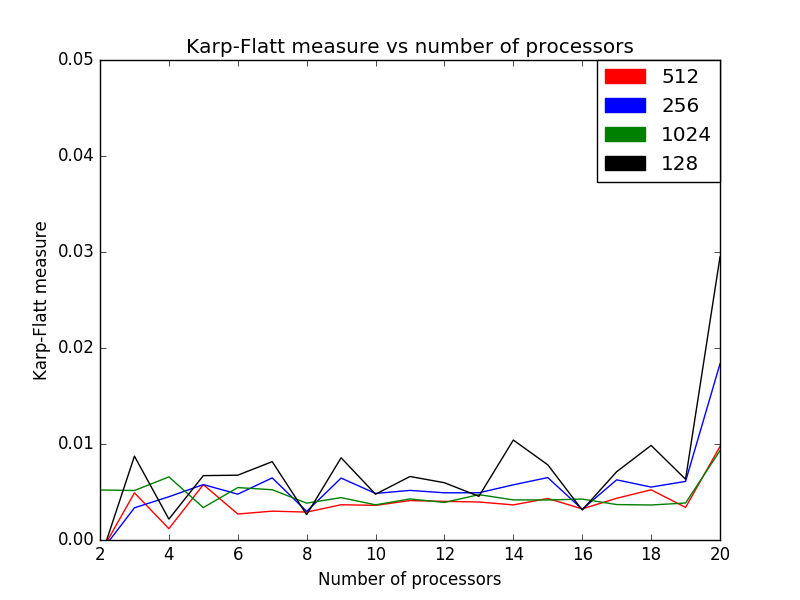

This chart was generated by the following Python code:
import matplotlib.pyplot as plt
import sys
import matplotlib.patches as mpatches
# import csv
with open("file.txt") as f:
	x = f.readlines()
	s = [float(y) for y in x]
	i=0
	s1 = [s[1:21], s[22:42], s[43:63], s[64:84]]
	line_name = [int(s[0]), int(s[21]), int(s[42]), int(s[63])]
	print(line_name)
	print(s1)


np = range(1,21)
sp1 = []
spp1 = []
kf1 = []
for i in [1,2,3,4]:
	sp = []
	spp = []
	kf = []
	for j in range(len(s1[i-1])):
		psi = s1[i-1][0]/s1[i-1][j]
		eff = psi/(j+1) 
		sp.append(psi)
		spp.append(eff)
		if j!=0:
			kf.append((j+1-psi)/(psi*j))
		else:
			kf.append(1.0)
	sp1.append(sp)
	spp1.append(spp)
	kf1.append(kf)
plt.title("Karp-Flatt measure vs number of processors")
plt.xlabel("Number of processors")
plt.ylabel("Karp-Flatt measure")
i=0
plt.ylim(ymin=0, ymax = 0.05)
color = ['red', 'blue', 'green', 'black']
for x in kf1:
	plt.plot(np[1:], x[1:], color = color[i], label = line_name[i])
	# plt.savefig("eff"+str(line_name[i])+".png")
	# plt.show()
	i+=1
red = mpatches.Patch(color='red', label='512')
blue = mpatches.Patch(color='blue', label='256')
green = mpatches.Patch(color='green', label='1024')
yellow = mpatches.Patch(color='black', label='128')
plt.legend(bbox_to_anchor=(1.0, 1), loc=1, borderaxespad=0., handles=[red, blue, green, yellow])
plt.savefig("kfall.png")
